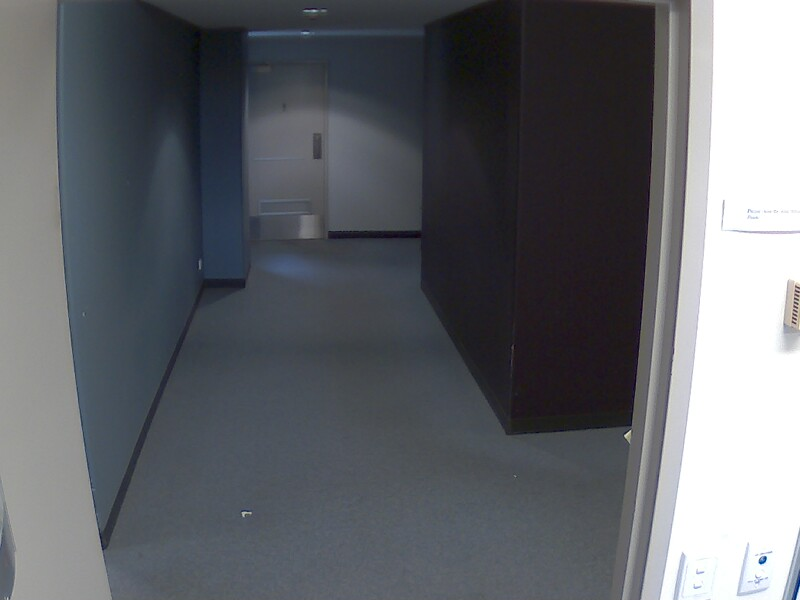
%> input picture renderer_Test/00000000.jpg, 800 x 600 px
$ octave --eval "result = generate_markers(rgb2gray(imread('renderer_Test/00000000.jpg')));"   (GNU Octave 9; MATLAB toolbox functions it lacks are replaced by stand-ins)
%> lines starting %> are read from the running program, lines starting %| are printed output that depends on the picture; in (x1, y1, x2, y2) boxes, pixels count from 0 and x2, y2 are one past the last pixel; in counts of white or black regions, pixels touching at a corner belong together; the program's own positions count from 1
function [fgm, bgm] = generate_markers(I)

    %% Preprocessing
    % Opening-by-Reconstruction
    se = strel('disk',5);
    Ie = imerode(I,se);
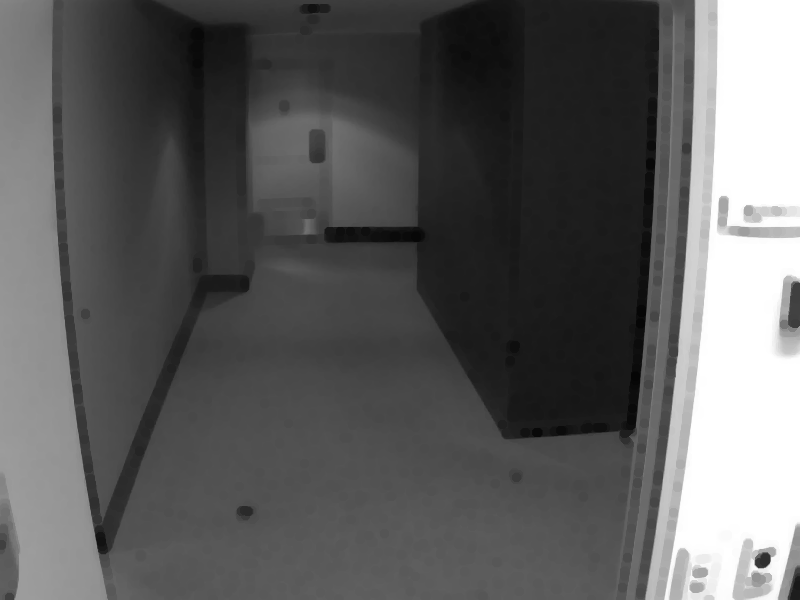
%> Ie: size 600x800 uint8; min 5, max 255, mean 93.2
    Iobr = imreconstruct(Ie,I);

    % Opening-Closing by Reconstruction
    Iobrd = imdilate(Iobr,se);
    Iobrcbr = imreconstruct(imcomplement(Iobrd),imcomplement(Iobr));
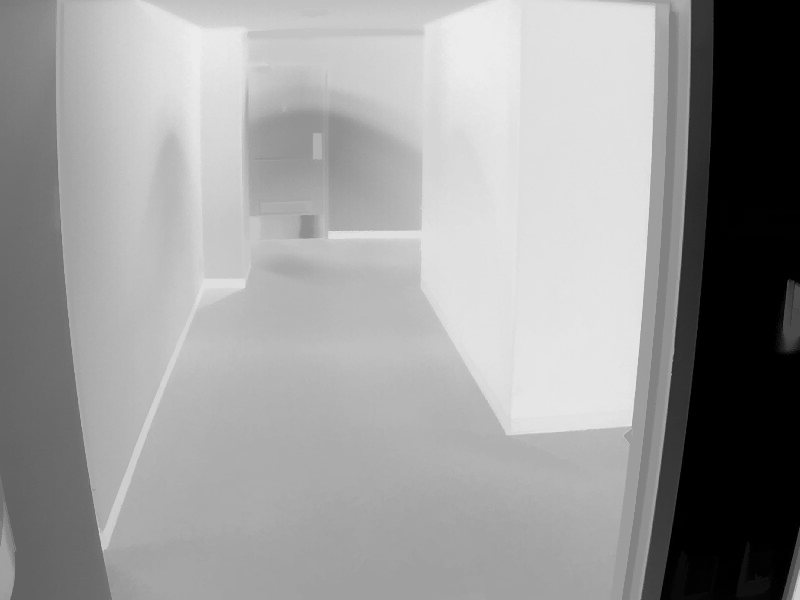
%> Iobrcbr: size 600x800 uint8; min 0, max 236, mean 155.1
    Iobrcbr = imcomplement(Iobrcbr);

    %% Generate foreground markers
    fgm1 = imregionalmax(Iobrcbr);
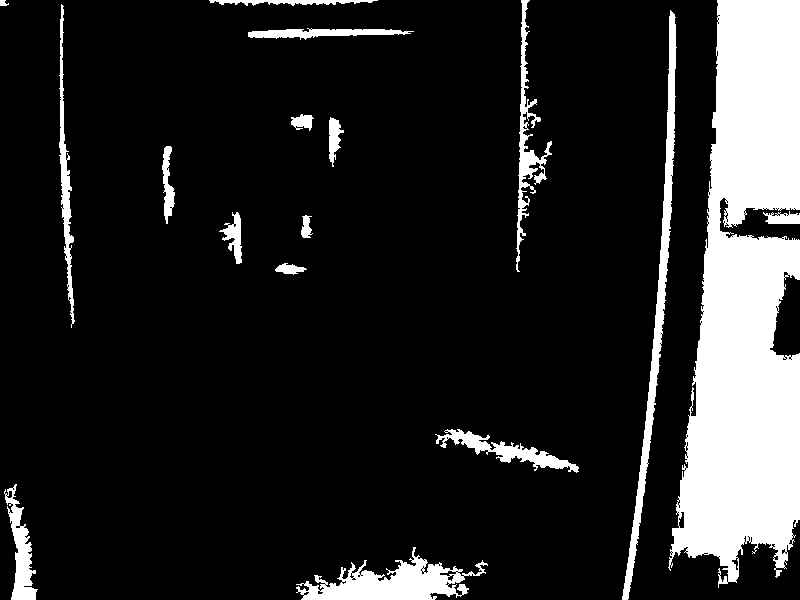
%> fgm1: size 600x800 logical; 14.8% white; 17 white regions, largest, box (x1, y1, x2, y2) and area: (668, 0, 800, 588) 51252, (622, 10, 677, 600) 4425, (296, 547, 488, 600) 4395

    % Shrink markers by a closing followed by an erosion
    se2 = strel('disk', 1);
    fgm2 = imclose(fgm1,se2);
%> fgm2: size 600x800 logical; 15.1% white; 16 white regions, largest, box (x1, y1, x2, y2) and area: (668, 0, 800, 588) 52127, (296, 547, 488, 600) 4634, (622, 10, 677, 600) 4442
    fgm3 = imerode(fgm2,se2);
%> fgm3: size 600x800 logical; 13.7% white; 60 white regions (34 under 20 px), largest, box (x1, y1, x2, y2) and area: (670, 0, 800, 584) 50323, (297, 556, 468, 600) 3919, (623, 12, 676, 600) 3263

    % Remove isolated pixels
    fgm = bwareaopen(fgm3, 2);

    %% Generate background markers
    bw = imbinarize(Iobrcbr, 'adaptive','ForegroundPolarity','bright','Sensitivity',0.8);
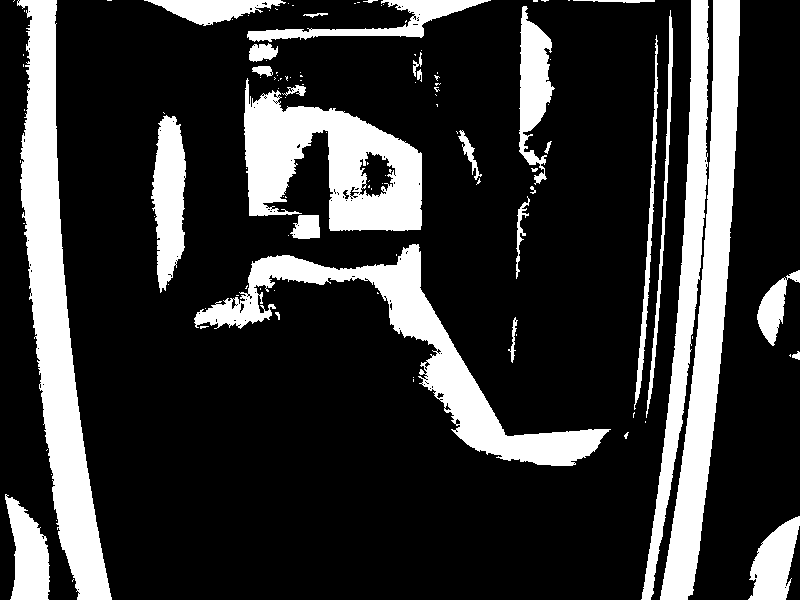
%> bw: size 600x800 logical; 21.2% white; 116 white regions (85 under 20 px), largest, box (x1, y1, x2, y2) and area: (17, 0, 112, 600) 20771, (660, 0, 740, 600) 16243, (194, 244, 611, 466) 15255

    % Computing the "skeleton by influence zones"
    D = bwdist(bw);
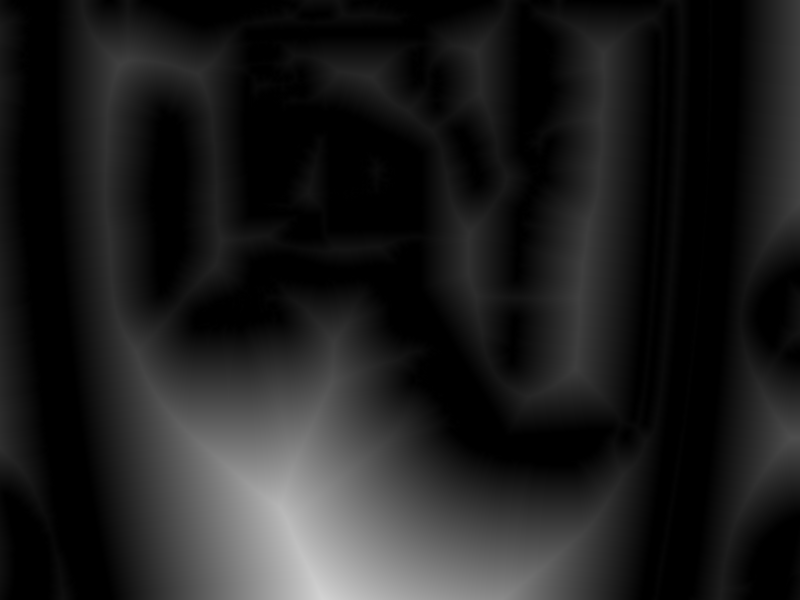
%> D: size 600x800 single; min 0, max 211.4, mean 30.3
    DL = watershed(D);
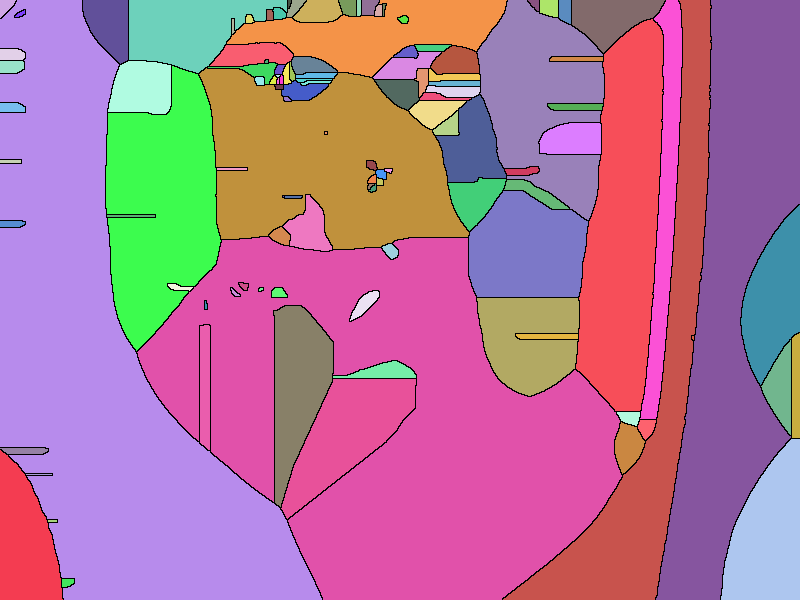
%> DL: size 600x800 uint8; 117 distinct labels, from 0 to 116; one colour per label, 0 black
    bgm = DL == 0;
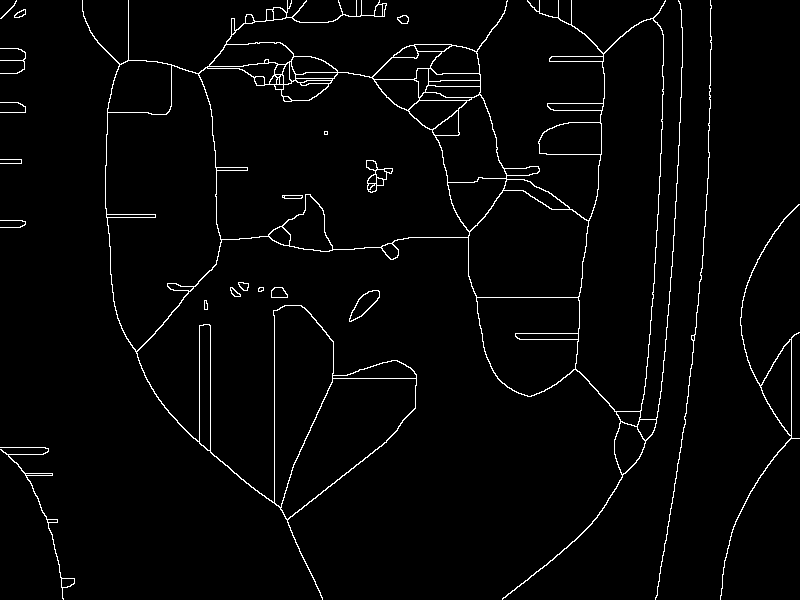
%> bgm: size 600x800 logical; 2.6% white in thin lines or dots
end

$ run again, on renderer_Test/00000001.jpg
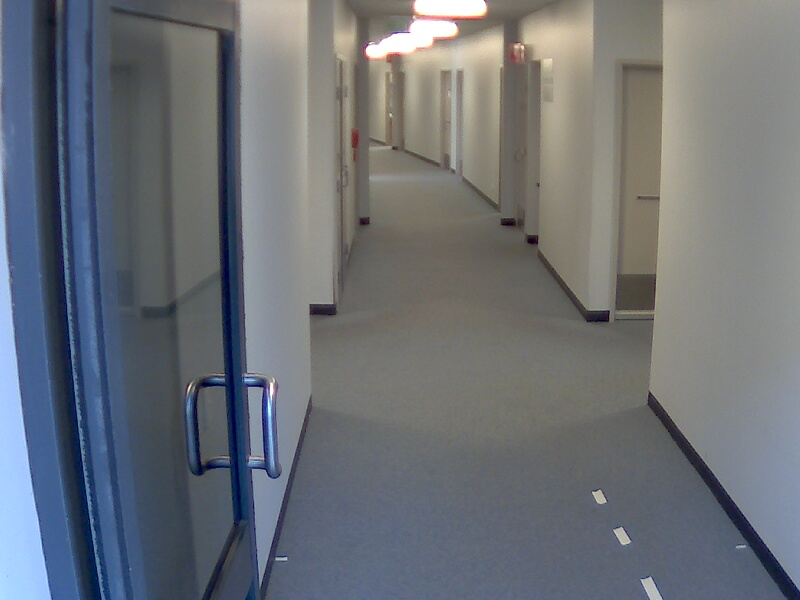
%> input picture renderer_Test/00000001.jpg, 800 x 600 px
%> fgm1: size 600x800 logical; 4.6% white; 33 white regions, largest, box (x1, y1, x2, y2) and area: (322, 352, 485, 419) 4773, (93, 0, 113, 281) 1778, (79, 216, 100, 380) 1270
%> fgm2: size 600x800 logical; 4.8% white; 33 white regions, largest, box (x1, y1, x2, y2) and area: (322, 352, 485, 419) 5081, (93, 0, 113, 281) 1915, (79, 216, 100, 380) 1285
%> fgm3: size 600x800 logical; 3.7% white; 61 white regions (26 under 20 px), largest, box (x1, y1, x2, y2) and area: (339, 355, 469, 416) 4117, (369, 23, 455, 55) 1017, (94, 75, 112, 237) 976
%> bw: size 600x800 logical; 27% white; 100 white regions (68 under 20 px), largest, box (x1, y1, x2, y2) and area: (240, 0, 335, 589) 28853, (68, 0, 148, 600) 20571, (615, 0, 800, 591) 20100
%> in generate_markers, `DL = watershed(D);`:
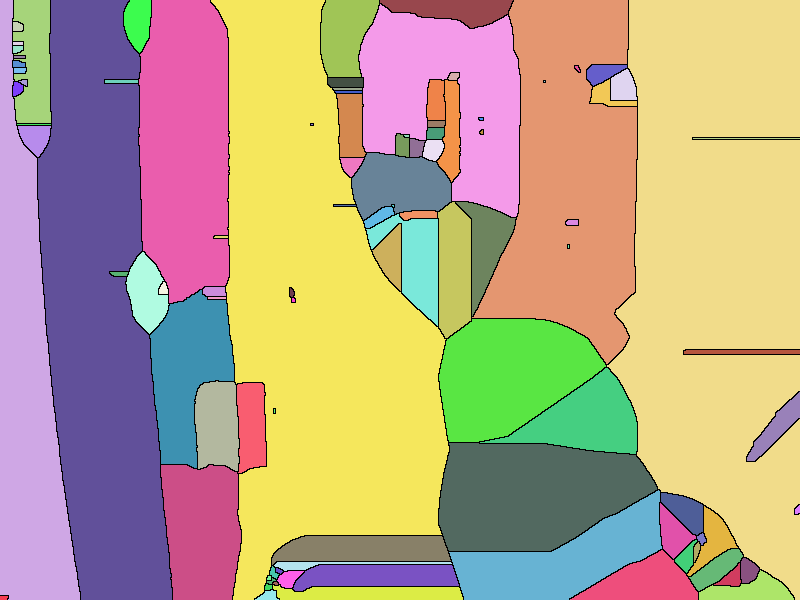
%> DL: size 600x800 uint8; 101 distinct labels, from 0 to 100; one colour per label, 0 black
%> in generate_markers, `bgm = DL == 0;`:
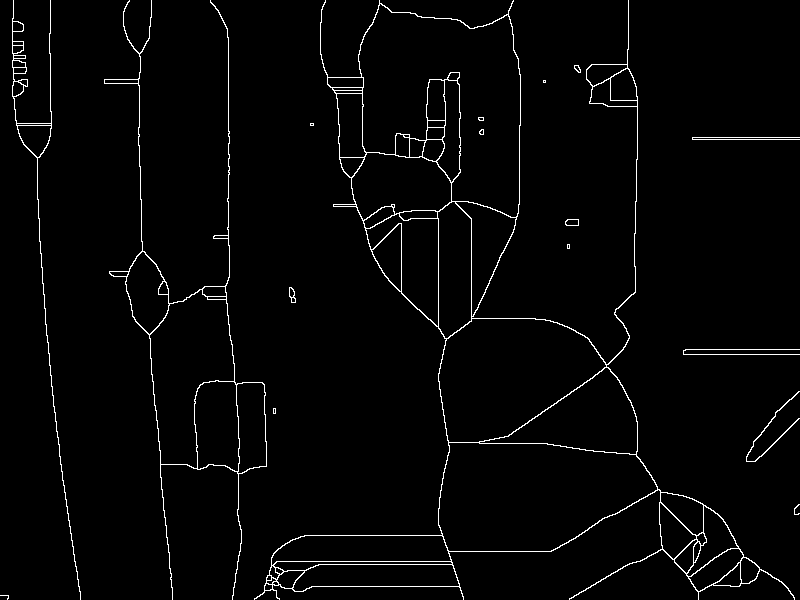
%> bgm: size 600x800 logical; 2.3% white in thin lines or dots
